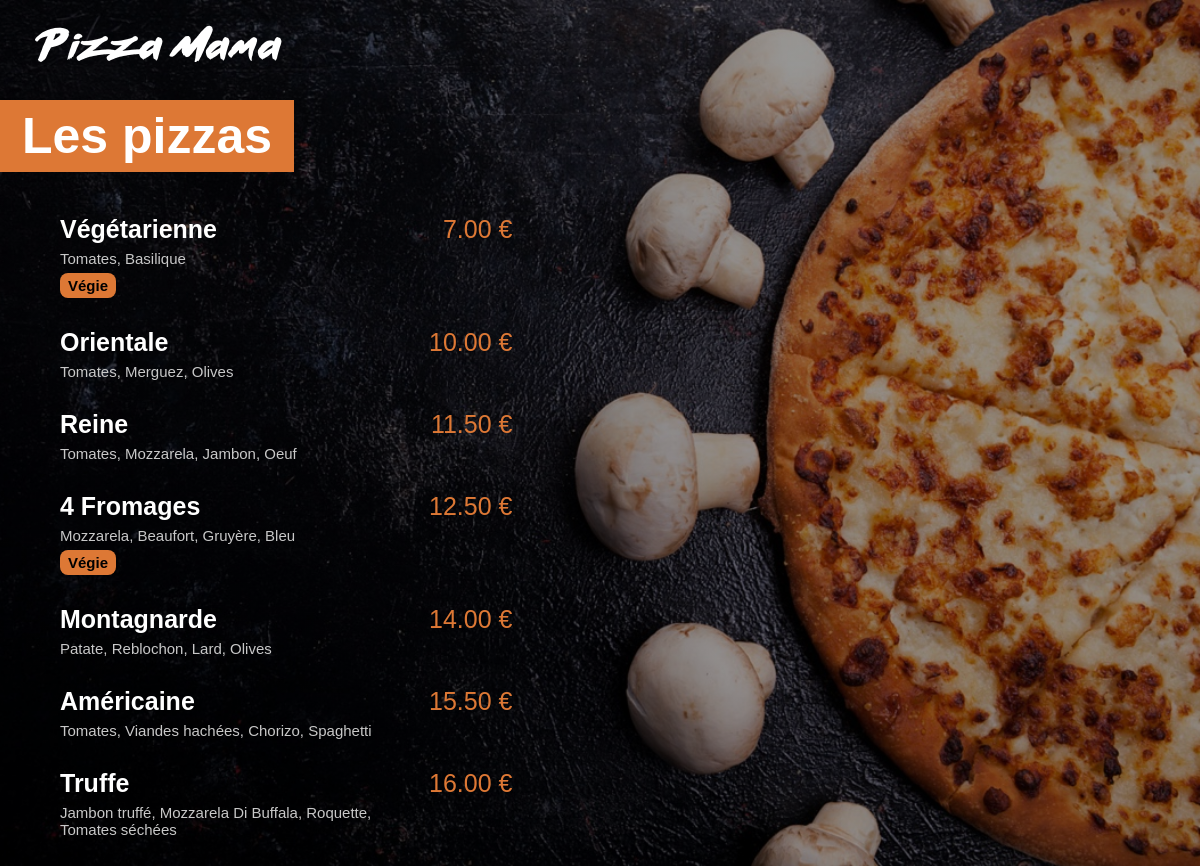
The app's page /menu/ with its own data.
### menu/models.py (models this page shows, shortened)
class Pizza(models.Model):
    nom = models.CharField(max_length=100)
    ingredients = models.CharField(max_length=400)
    prix = models.FloatField(default=0)
    vegetarienne = models.BooleanField(default=False)

### menu/views.py (the view)
def index(request):
    return render(request, 'menu/index.html', {'pizzas': Pizza.objects.all().order_by('prix')})

### menu/templates/menu/index.html (shortened to what this page needs)
{% load static %}
<html lang="fr">
    <head>
        <link rel="stylesheet" href="{% static 'menu/style.css' %}">
    </head>
    <body>
        <img id="small_logo" src="{% static 'menu/images/small_logo.png' %}">
        <div class="menu_title">
            <h1>Les pizzas</h1>
        </div>
        <div class="menu_list">
            {% for pizza in pizzas %}
            <div class="menu_item">
                <span class="menu_list_title">{{pizza.nom}}</span>
                <span class="menu_list_price">{{pizza.prix | floatformat:2}} €</span>
                <span class="menu_list_ingredients">{{pizza.ingredients}}</span>
                {% if pizza.vegetarienne %}
                    <span class="menu_list_vegetarienne">Végie</span>
                {% endif %}
            </div>
            {% endfor %}
        </div>
    </body>
</html>

### menu/static/menu/style.css (style rules this page uses)
body { background: linear-gradient(0deg, rgba(0,0,0,0.4), rgba(0,0,0,0.4)), url("images/menu_background.jpg") no-repeat center center fixed; -webkit-background-size: cover; -moz-background-size: cover; -o-background-size: cover; background-size: cover; color: white; margin: 0px; font-family: Arial, Helvetica, sans-serif; }
#small_logo { margin-top: 25px; margin-left: 35px; }
h1 { background-color: #DD7835; display: inline; padding: 8px 22px; }
.menu_title { margin-top: 45px; margin-bottom: 50px; font-size: 25px; }
.menu_list { margin-left: 60px; }
.menu_item { margin: 30px 0px; }
.menu_list_title { font-weight: bold; font-size: 25px; display: inline-block; width: 350px; }
.menu_list_price { color: #DD7835; font-size: 25px; display: inline-block; width: 90px; text-align: right; margin-left: 8px; }
.menu_list_ingredients { font-size: 15px; color: #c8c8c8; display: block; margin-top: 6px; width: 320px; }
.menu_list_vegetarienne { display: inline-block; background-color: #DD7835; color: black; font-size: 15px; margin-top: 6px; padding: 4px 8px; border-radius: 8px; font-weight: bold; }

### records on screen
Pizza: nom "Végétarienne", prix "7.00", ingredients "Tomates, Basilique", vegetarienne "Végie"
Pizza: nom "Orientale", prix "10.00", ingredients "Tomates, Merguez, Olives"
Pizza: nom "Reine", prix "11.50", ingredients "Tomates, Mozzarela, Jambon, Oeuf"
Pizza: nom "4 Fromages", prix "12.50", ingredients "Mozzarela, Beaufort, Gruyère, Bleu", vegetarienne "Végie"
Pizza: nom "Montagnarde", prix "14.00", ingredients "Patate, Reblochon, Lard, Olives"
Pizza: nom "Américaine", prix "15.50", ingredients "Tomates, Viandes hachées, Chorizo, Spaghetti"
Pizza: nom "Truffe", prix "16.00", ingredients "Jambon truffé, Mozzarela Di Buffala, Roquette, Tomates séchées"
